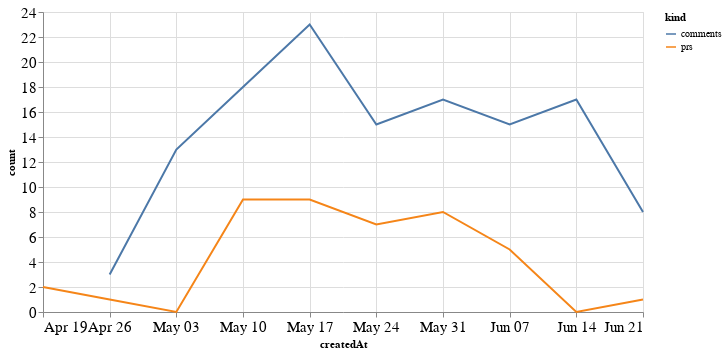

Notebook code cell kept with this figure:
### Code cell
alt.Chart(total_time, width=600).mark_line().encode(
    x='createdAt',
    y='count',
    color='kind'
)

### Figure 1 — Vega-Lite specification as saved in the notebook (floating-point values rounded to 4 significant figures)
{"config": {"axisLeft": {"labelFontSize": 15}, "axisBottom": {"labelFontSize": 15}}, "data": {"name": "data-75c65796cc2e205d56a839bf36915078"}, "mark": "line", "encoding": {"color": {"type": "nominal", "field": "kind"}, "x": {"type": "temporal", "field": "createdAt"}, "y": {"type": "quantitative", "field": "count"}}, "width": 600, "$schema": "https://vega.github.io/schema/vega-lite/v4.8.1.json", "datasets": {"data-75c65796cc2e205d56a839bf36915078": [{"createdAt": "2020-04-19T00:00:00", "kind": "prs", "count": 2.0}, {"createdAt": "2020-04-26T00:00:00", "kind": "prs", "count": 1.0}, {"createdAt": "2020-05-03T00:00:00", "kind": "prs", "count": 0.0}, {"createdAt": "2020-05-10T00:00:00", "kind": "prs", "count": 9.0}, {"createdAt": "2020-05-17T00:00:00", "kind": "prs", "count": 9.0}, {"createdAt": "2020-05-24T00:00:00", "kind": "prs", "count": 7.0}, {"createdAt": "2020-05-31T00:00:00", "kind": "prs", "count": 8.0}, {"createdAt": "2020-06-07T00:00:00", "kind": "prs", "count": 5.0}, {"createdAt": "2020-06-14T00:00:00", "kind": "prs", "count": 0.0}, {"createdAt": "2020-06-21T00:00:00", "kind": "prs", "count": 1.0}, {"createdAt": "2020-04-19T00:00:00", "kind": "comments", "count": null}, {"createdAt": "2020-04-26T00:00:00", "kind": "comments", "count": 3.0}, {"createdAt": "2020-05-03T00:00:00", "kind": "comments", "count": 13.0}, {"createdAt": "2020-05-10T00:00:00", "kind": "comments", "count": 18.0}, {"createdAt": "2020-05-17T00:00:00", "kind": "comments", "count": 23.0}, {"createdAt": "2020-05-24T00:00:00", "kind": "comments", "count": 15.0}, {"createdAt": "2020-05-31T00:00:00", "kind": "comments", "count": 17.0}, {"createdAt": "2020-06-07T00:00:00", "kind": "comments", "count": 15.0}, {"createdAt": "2020-06-14T00:00:00", "kind": "comments", "count": 17.0}, {"createdAt": "2020-06-21T00:00:00", "kind": "comments", "count": 8.0}]}}
